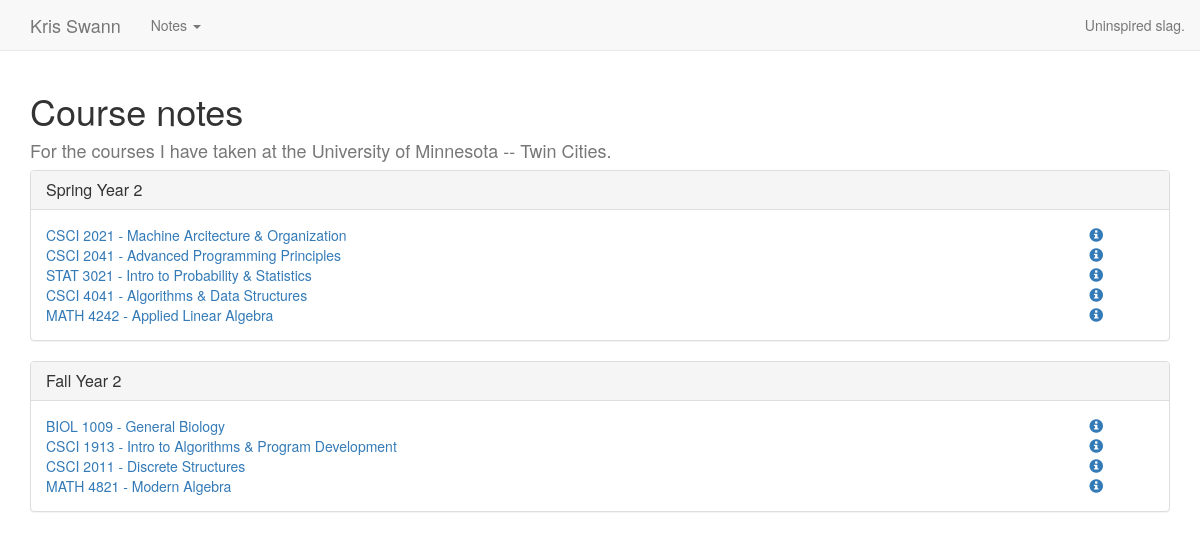
The app's page /notes/ with its own data.
### coursenotes/models.py (models this page shows, shortened)
class Course(models.Model):
    name = models.CharField(max_length=500)
    dept_num = models.CharField(max_length=4)
    course_num = models.CharField(max_length=50)
    year = models.SmallIntegerField()
    semester = models.SmallIntegerField()
    instructor = models.CharField(max_length=1000)
    slug = models.SlugField(unique=True)
    SEM_FALL = 1
    SEM_SPRING = 2
    SEM_SUMMER = 3
    def semester_name(self):
        if (self.semester == self.SEM_FALL):
            return "Fall"
        if (self.semester == self.SEM_SPRING):
            return "Spring"
        if (self.semester == self.SEM_SUMMER):
            return "Summer"

### coursenotes/views.py (the view)
def index(request):
    courses_by_sem = OrderedDict()
    for course in Course.objects.order_by('-year', '-semester', 'course_num'):
        when_taken = "{0} Year {1}".format(course.semester_name(), course.year)
        if when_taken in courses_by_sem:
            courses_by_sem[when_taken].append(course)
        else:
            courses_by_sem[when_taken] = [course, ]
    context = {
        'courses_by_sem': courses_by_sem,
    }
    context.update(get_base_context())
    return render(request, 'coursenotes/index.html', context)

### coursenotes/templatetags/custom_tags.py (called while the page is built)
@register.simple_tag
def route_active(request, route, *args):
    if request.path == reverse(route, args=args):
        return 'active'
    else:
        return ''

### coursenotes/views.py (called while the page is built)
def get_base_context():
    max_year = Course.objects.all().aggregate(Max('year'))['year__max']
    max_sem = Course.objects.filter(year=max_year).aggregate(Max('semester'))['semester__max']
    latest_course = Course.objects.order_by('-year', '-semester')[0]
    return {
        'recent_courses': Course.objects.filter(year=latest_course.year, semester=latest_course.semester).order_by('course_num')
    }

### coursenotes/templates/coursenotes/index.html
{% extends "coursenotes/base.html" %}
{% load staticfiles %}
{% block body %}
<div class="container">
    <h1>Course notes</h1>
    <h4 class="text-muted">For the courses I have taken at the University of Minnesota -- Twin Cities.</h4>
    {% for when_taken, courses in courses_by_sem.items %}
    <div class="panel panel-default">
        <div class="panel-heading">
            <h3 class="panel-title">{{ when_taken }}</h3>
        </div>
        <div class="panel-body">
            {% for course in courses %}
            <div class="row">
                <div class="col-xs-11">
                    <a href="{% url 'coursenotes:course_index' course.slug %}">
                        {{ course.dept_num }} {{ course.course_num }} - {{ course.name }}
                    </a>
                </div>
                <div class="col-xs-1">
                    <a href="{% url 'coursenotes:course_info' course.slug %}">
                        <span class="glyphicon glyphicon-info-sign"></span>
                    </a>
                </div>
            </div>
            {% endfor %}
        </div>
    </div>
    {% endfor %}
</div>
{% endblock %}

### records on screen
Course: when_taken "Spring Year 2", dept_num "CSCI", course_num "2021", name "Machine Arcitecture & Organization"
Course: dept_num "CSCI", course_num "2041", name "Advanced Programming Principles"
Course: dept_num "STAT", course_num "3021", name "Intro to Probability & Statistics"
Course: dept_num "CSCI", course_num "4041", name "Algorithms & Data Structures"
Course: dept_num "MATH", course_num "4242", name "Applied Linear Algebra"
Course: when_taken "Fall Year 2", dept_num "BIOL", course_num "1009", name "General Biology"
Course: dept_num "CSCI", course_num "1913", name "Intro to Algorithms & Program Development"
Course: dept_num "CSCI", course_num "2011", name "Discrete Structures"
Course: dept_num "MATH", course_num "4821", name "Modern Algebra"
